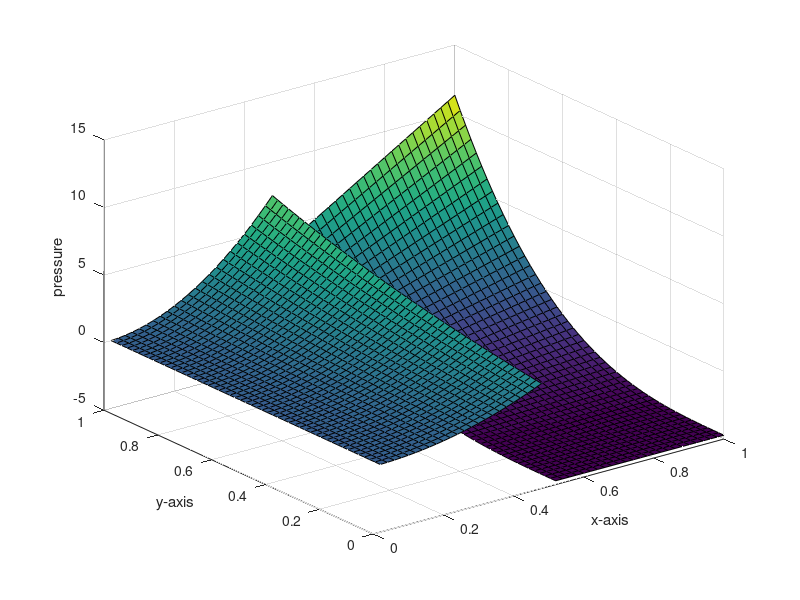

Write MATLAB code to recreate this figure.
clc
clear

t=0:0.02:1;
[x,y]=meshgrid(t); 

z=(12.*x.^2.*exp(y)).*(x<0.5)+(16.*x.*y.^3-exp(1)-2).*(x>0.5); 
% z=(2.* (y-1).* (cos(x)).^2).*(x<0.5)+(y.* (cos(y).^2)+4.*x-5/2).*(x>0.5); 

i = find(z==0);    %找出值为0的点
z(i)=NaN;  %将值为0的点赋值NaN

surf(x,y,z)

xlabel('x-axis');
ylabel('y-axis');
zlabel('pressure');

% subplot(2,2,1)
% 
% surf(xx,yy,z);title('Surfplot'); %子图1，绘制三维图形
% 
% subplot(2,2,2)
% 
% mesh(xx,yy,z);title('Meshplot'); %子图2，绘制三维曲面
% 
% subplot(2,2,3)
% 
% surf(xx,yy,z);title('Surplot with shading interp'); %子图3，绘制三维曲面，表面为光滑
% 
% shading interp;
% 
% subplot(2,2,4)
% 
% contour(xx,yy,z);title('Meshplot'); %子图4，绘制等高曲线